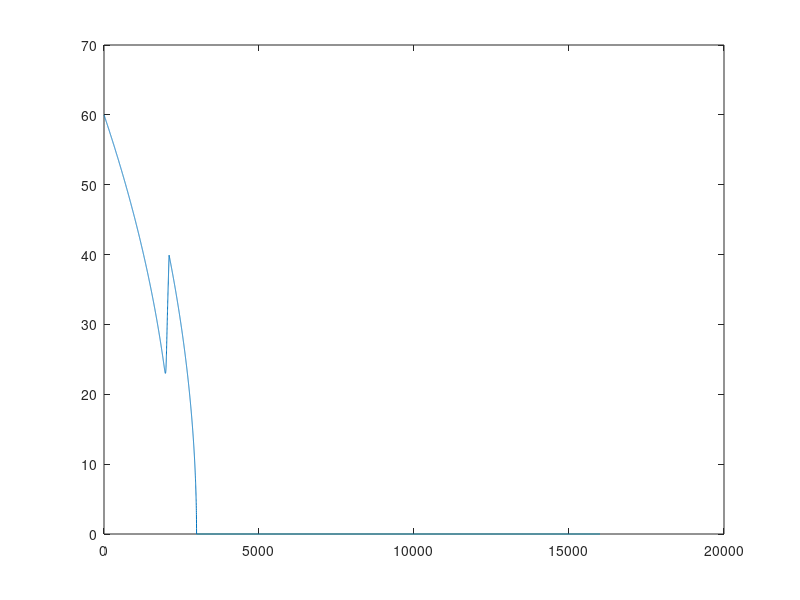

The MATLAB source for this figure: (Note: this script raises an error after producing the figure.)
clear 
clc
%% Track Configuration
slen = 36000;                         % Maximum Track length[m]

% Varying Mass
mass_fnc = @(s, m) m/2 * (s > slen/2) + m * (s <= slen/2);                      % Varying mass assumed half from B --> A

% Road slope
relslope = 15/300;                   % Relative slope [-]
theta0 = atan(relslope);                                                    % Slope angle [rad]
L = @(s, s0) theta0/(1 + exp(-0.1*(s-s0)));                                 
theta  = @(s) -L(s, 2000) + L(s, 16000) + L(s, 20000) - L(s, 34000);             % Track topography ( A--> B downhill and B --> A uphill )

% Speed Thresholds
vmax = 120/3.6;                       % Maximum allowed speed limit [m/s]
vmin = 3.6/3.6;                     % Minimum allowed speed limit [m/s], Zero speed not allowed due to singularity issues. 
V = @(s, vm) vm + (vmin -vm)/(exp(0.1*abs(s-slen/2)));                      % Upper Speed limit: 0.05 kph at A and B
v_ub  = @(s) V(s, vmax);
vmean = 60/3.6;                      % Desired Average Speed [m/s]  
g   = 9.81;                             % Gravitational acc [m/s^2]
mass = 400000;                          % Mass of train [kg]
s = 0:slen;
m   = 400000;                % Mass of train [kg]
Af  = 10;                               % Frontal area [m^2]
rho = 1.292;                            % Density of air [kg/m^3]
cd  = 0.5;                              % Drag coefficient [-]
b = (60/3.6)^2;
cr  = 0.006;                            % Rolling res. param [-]

v = sqrt(b);                            % Function of state b
Ploss = 2.e5;
%% Battery Parameters
Emax = 2500*1000*3600;                 % Energy Capacity [60 kwh]
sig = 1.0;
OCV = @(soe) 625 + 0.1746*soe + 0.01*soe^2;                           % Nominal Voltage [V]
Req = @(soe) 0.015 - 0.05*soe;                                         % Equivalent Resistance [Ohms]
Fmax = 1.2e5;                        % Maximum Driving Force [N]
Fmin = -1.2e5;                       % Maximum Regenerative force [N]
Fp = [zeros*(1:2100) -2.e5*ones(1,16000-2101)];
bi = b;
sigi = 0.2;
cr  = 0.006;
for i = 1:15999
    if i == 2100
        temp =1;
    end
    Fa  = 0.5 * rho * Af * cd * b;          % Aerodynamic resistance [N]
    Fr  = m * g * cr * cos(theta(s(i)));
    Fg  = m * g * sin(theta(s(i)));         % Force due to gravity [N] 
    db = 2*(Fp(i) - Fr - Fa - Fg)/m;        % Acceleration [N]
    dsig = -(OCV(sig)^2 - OCV(sig)*sqrt(OCV(sig)^2 - 4*Req(sig)*(Fp(i)*v + Ploss)))/(2*Emax*v*Req(sig));
    sig = sig + dsig;
    b = b + db;
    bi(i+1) = bi(i) + db;
    sigi(i+1) = sigi(i) + dsig;
end
    

%%
figure;
plot(s(1:16000), sqrt(bi)*3.6)
yyaxis right
plot(s(1:16000), sigi)


